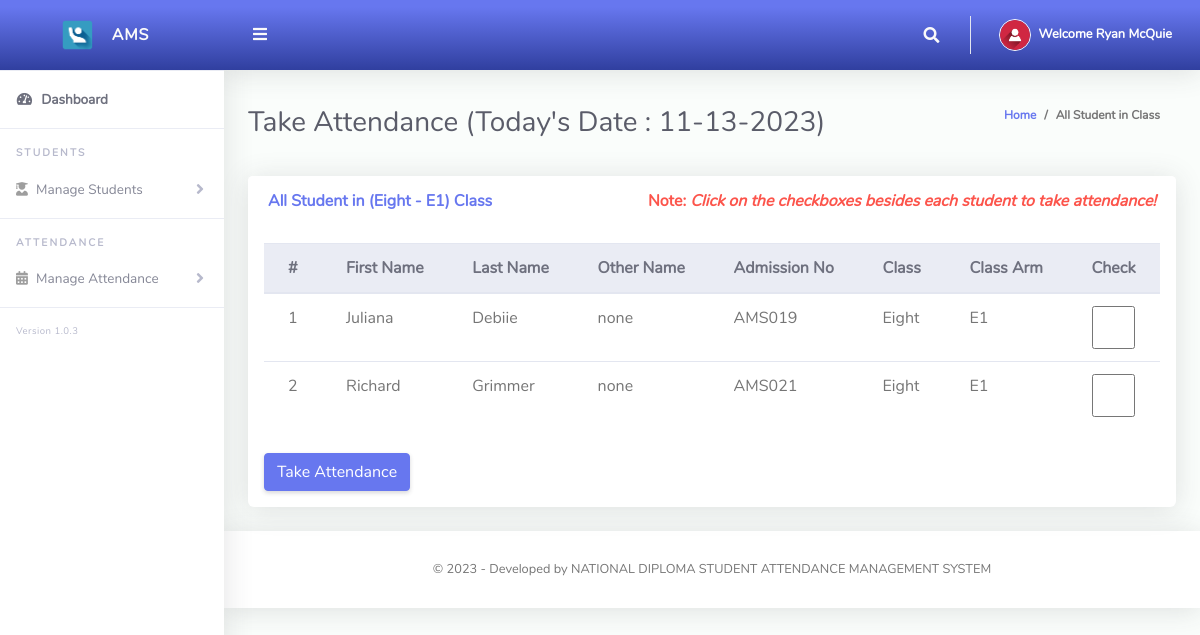
Screenshot of /ClassTeacher/takeAttendance.php (signed in) with the database file from the repository.
### tables this page shows
CREATE TABLE `tblclassteacher` (
  `Id` int(10) NOT NULL,
  `firstName` varchar(255) NOT NULL,
  `lastName` varchar(255) NOT NULL,
  `emailAddress` varchar(255) NOT NULL,
  `password` varchar(255) NOT NULL,
  `phoneNo` varchar(50) NOT NULL,
  `classId` varchar(10) NOT NULL,
  `classArmId` varchar(10) NOT NULL,
  `dateCreated` varchar(50) NOT NULL
);

CREATE TABLE `tblclassarms` (
  `Id` int(10) NOT NULL,
  `classId` varchar(10) NOT NULL,
  `classArmName` varchar(255) NOT NULL,
  `isAssigned` varchar(10) NOT NULL
);

CREATE TABLE `tblclass` (
  `Id` int(10) NOT NULL,
  `className` varchar(255) NOT NULL
);

CREATE TABLE `tblstudents` (
  `Id` int(10) NOT NULL,
  `firstName` varchar(255) NOT NULL,
  `lastName` varchar(255) NOT NULL,
  `otherName` varchar(255) NOT NULL,
  `admissionNumber` varchar(255) NOT NULL,
  `password` varchar(50) NOT NULL,
  `classId` varchar(10) NOT NULL,
  `classArmId` varchar(10) NOT NULL,
  `dateCreated` varchar(50) NOT NULL
);

### ClassTeacher/takeAttendance.php (the view, shortened to what this page needs)
<?php
include '../Includes/dbcon.php';
    $query = "SELECT tblclass.className,tblclassarms.classArmName
    FROM tblclassteacher
    INNER JOIN tblclass ON tblclass.Id = tblclassteacher.classId
    INNER JOIN tblclassarms ON tblclassarms.Id = tblclassteacher.classArmId
    Where tblclassteacher.Id = '$_SESSION[userId]'";
    $rs = $conn->query($query);
    $rrw = $rs->fetch_assoc();
?>
<!DOCTYPE html>
<html lang="en">
<head>
  <link href="../vendor/fontawesome-free/css/all.min.css" rel="stylesheet" type="text/css">
  <link href="../vendor/bootstrap/css/bootstrap.min.css" rel="stylesheet" type="text/css">
  <link href="css/ruang-admin.min.css" rel="stylesheet">
</head>
<body id="page-top">
  <div id="wrapper">
      <?php include "Includes/sidebar.php";?>
    <div id="content-wrapper" class="d-flex flex-column">
      <div id="content">
       <?php include "Includes/topbar.php";?>
        <div class="container-fluid" id="container-wrapper">
          <div class="d-sm-flex align-items-center justify-content-between mb-4">
            <h1 class="h3 mb-0 text-gray-800">Take Attendance (Today's Date : <?php echo $todaysDate = date("m-d-Y");?>)</h1>
            <ol class="breadcrumb">
              <li class="breadcrumb-item"><a href="./">Home</a></li>
              <li class="breadcrumb-item active" aria-current="page">All Student in Class</li>
            </ol>
          </div>
          <div class="row">
            <div class="col-lg-12">
        <form method="post">
            <div class="row">
              <div class="col-lg-12">
              <div class="card mb-4">
                <div class="card-header py-3 d-flex flex-row align-items-center justify-content-between">
                  <h6 class="m-0 font-weight-bold text-primary">All Student in (<?php echo $rrw['className'].' - '.$rrw['classArmName'];?>) Class</h6>
                  <h6 class="m-0 font-weight-bold text-danger">Note: <i>Click on the checkboxes besides each student to take attendance!</i></h6>
                </div>
                <div class="table-responsive p-3">
                  <table class="table align-items-center table-flush table-hover">
                    <thead class="thead-light">
                      <tr>
                        <th>#</th>
                        <th>First Name</th>
                        <th>Last Name</th>
                        <th>Other Name</th>
                        <th>Admission No</th>
                        <th>Class</th>
                        <th>Class Arm</th>
                        <th>Check</th>
                      </tr>
                    </thead>
                    <tbody>
                  <?php
                      $query = "SELECT tblstudents.Id,tblstudents.admissionNumber,tblclass.className,tblclass.Id As classId,tblclassarms.classArmName,tblclassarms.Id AS classArmId,tblstudents.firstName,
                      tblstudents.lastName,tblstudents.otherName,tblstudents.admissionNumber,tblstudents.dateCreated
                      FROM tblstudents
                      INNER JOIN tblclass ON tblclass.Id = tblstudents.classId
                      INNER JOIN tblclassarms ON tblclassarms.Id = tblstudents.classArmId
                      where tblstudents.classId = '$_SESSION[classId]' and tblstudents.classArmId = '$_SESSION[classArmId]'";
                      $rs = $conn->query($query);
                      $num = $rs->num_rows;
                      $sn=0;
                      if($num > 0)
                      {
                        while ($rows = $rs->fetch_assoc())
                          {
                             $sn = $sn + 1;
                            echo"
                              <tr>
                                <td>".$sn."</td>
                                <td>".$rows['firstName']."</td>
                                <td>".$rows['lastName']."</td>
                                <td>".$rows['otherName']."</td>
                                <td>".$rows['admissionNumber']."</td>
                                <td>".$rows['className']."</td>
                                <td>".$rows['classArmName']."</td>
                                <td><input name='check[]' type='checkbox' value=".$rows['admissionNumber']." class='form-control'></td>
                              </tr>";
                          }
                      }
                      else
                      {
                           echo
                           "<div class='alert alert-danger' role='alert'>
                            No Record Found!
                            </div>";
                      }
                      ?>
                    </tbody>
                  </table>
                  <br>
                  <button type="submit" name="save" class="btn btn-primary">Take Attendance</button>
                  </form>
                </div>
              </div>
            </div>
            </div>
          </div>
        </div>
       <?php include "Includes/footer.php";?>
</body>
</html>

### ClassTeacher/Includes/sidebar.php (shortened to what this page needs)
<ul class="navbar-nav sidebar sidebar-light accordion" id="accordionSidebar">
     <a class="sidebar-brand d-flex align-items-center bg-gradient-primary justify-content-center" href="index.php">
       <div class="sidebar-brand-icon" >
         <img src="img/logo/attnlg.jpg">
       </div>
       <div class="sidebar-brand-text mx-3">AMS</div>
     </a>
     <hr class="sidebar-divider my-0">
     <li class="nav-item active">
       <a class="nav-link" href="index.php">
         <i class="fas fa-fw fa-tachometer-alt"></i>
         <span>Dashboard</span></a>
     </li>
     <hr class="sidebar-divider">
     <div class="sidebar-heading">
       Students
     </div>
      <li class="nav-item">
       <a class="nav-link collapsed" href="#" data-toggle="collapse" data-target="#collapseBootstrap2"
         aria-expanded="true" aria-controls="collapseBootstrap2">
         <i class="fas fa-user-graduate"></i>
         <span>Manage Students</span>
       </a>
     </li>
     <hr class="sidebar-divider">
     <div class="sidebar-heading">
     Attendance
     </div>
      <li class="nav-item">
       <a class="nav-link collapsed" href="#" data-toggle="collapse" data-target="#collapseBootstrapcon"
         aria-expanded="true" aria-controls="collapseBootstrapcon">
         <i class="fa fa-calendar-alt"></i>
         <span>Manage Attendance</span>
       </a>
     </li>
     <hr class="sidebar-divider">
     <div class="version" id="version-ruangadmin"></div>
   </ul>

### ClassTeacher/Includes/topbar.php (shortened to what this page needs)
<?php
  $query = "SELECT * FROM tblclassteacher WHERE Id = ".$_SESSION['userId']."";
  $rs = $conn->query($query);
  $rows = $rs->fetch_assoc();
  $fullName = $rows['firstName']." ".$rows['lastName'];;
?>
<nav class="navbar navbar-expand navbar-light bg-gradient-primary topbar mb-4 static-top">
          <button id="sidebarToggleTop" class="btn btn-link rounded-circle mr-3">
            <i class="fa fa-bars"></i>
          </button>
          <ul class="navbar-nav ml-auto">
            <li class="nav-item dropdown no-arrow">
              <a class="nav-link dropdown-toggle" href="#" id="searchDropdown" role="button" data-toggle="dropdown"
                aria-haspopup="true" aria-expanded="false">
                <i class="fas fa-search fa-fw"></i>
              </a>
            </li>
            <li class="nav-item dropdown no-arrow">
              <a class="nav-link dropdown-toggle" href="#" id="userDropdown" role="button" data-toggle="dropdown"
                aria-haspopup="true" aria-expanded="false">
                <img class="img-profile rounded-circle" src="img/user-icn.png" style="max-width: 60px">
                <span class="ml-2 d-none d-lg-inline text-white small"><b>Welcome <?php echo $fullName;?></b></span>
              </a>
            </li>
          </ul>
        </nav>

### ClassTeacher/Includes/footer.php
<footer class="sticky-footer bg-white">
        <div class="container my-auto">
          <div class="copyright text-center my-auto">
            <span> &copy; <script> document.write(new Date().getFullYear()); </script> - Developed by NATIONAL DIPLOMA
              STUDENT ATTENDANCE MANAGEMENT SYSTEM
            </span>
          </div>
        </div>
      </footer>

### rows the page displays
tblclassteacher: fullName "Ryan McQuie"
tblclassarms: classId.className "Eight", classArmName "E1"
tblstudents: firstName "Juliana", lastName "Debiie", otherName "none", admissionNumber "AMS019", classId.className "Eight", classArmId.classArmName "E1"
tblstudents: firstName "Richard", lastName "Grimmer", otherName "none", admissionNumber "AMS021", classId.className "Eight", classArmId.classArmName "E1"
